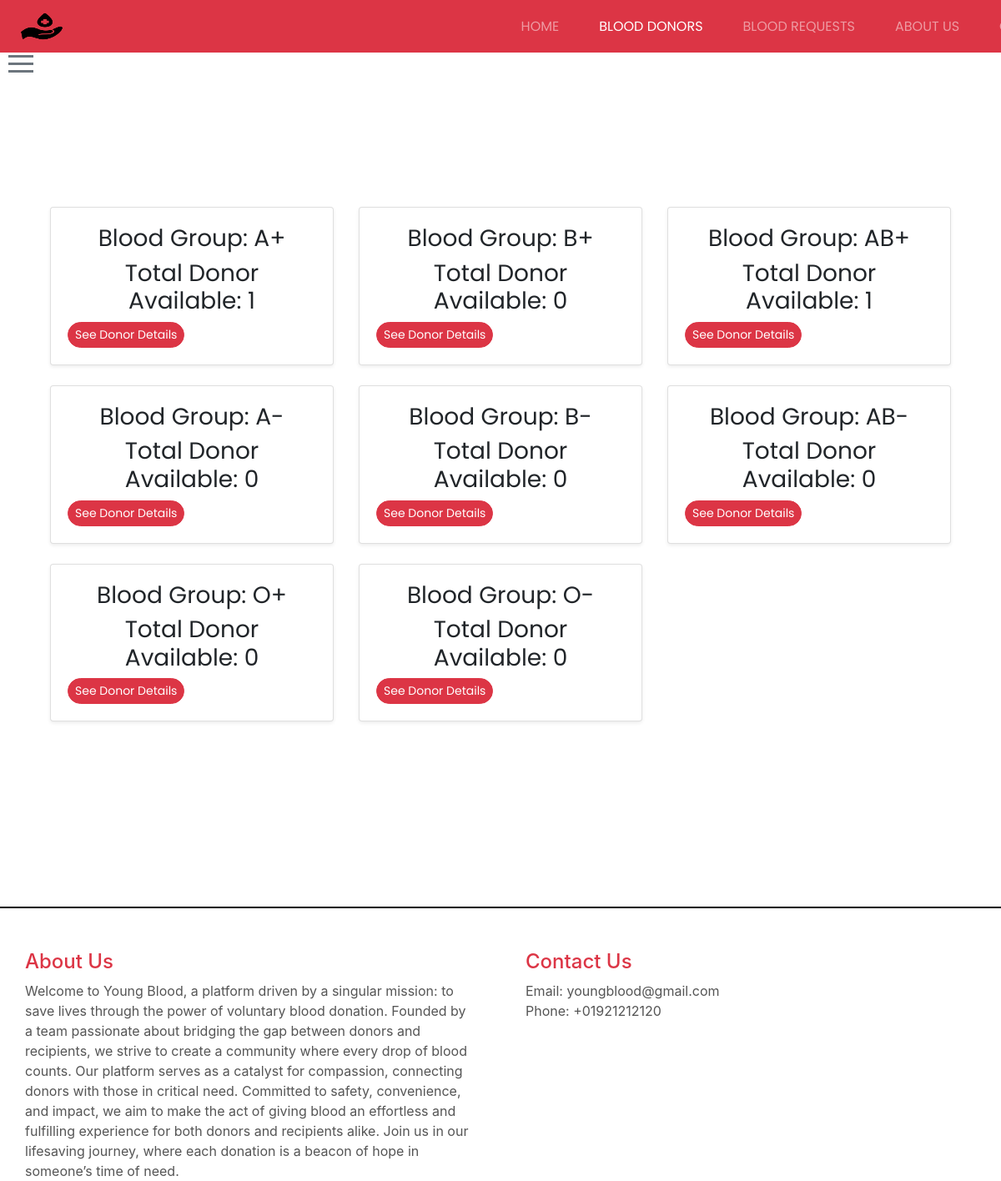
Page /available/ (signed in) on the committed database.
### my_final/models.py (models this page shows, shortened)
class BloodGroup(models.Model):
    name = models.CharField(max_length=5)

### my_final/views.py (the view)
# urls.py: path('available/', views.available, name="available"),
@login_required
def available(request):
    all_group = BloodGroup.objects.annotate(total=Count('userextend'))
    return render(request, 'available.html',{"all_group":all_group})

### my_final/templates/available.html (shortened to what this page needs)
{% extends 'base.html' %}
{%load static%}
{% block content %}
  <main role="main">
    <div class="album py-5 bg-red">
      <div class="container">
        <div class="row">
          {% for i in all_group %}
          <div class="col-md-4">
            <div class="card mb-4 shadow-sm">
              <div class="card-body">
                <h3 class="card-text">Blood Group: {{i.name}}</h3>
                <h3 class="card-text">Total Donor Available: {{i.total}}</h3>
                <div class="d-flex justify-content-between align-items-center">
                  <div class="btn-group">
                    <a href="{% url 'group' i.id %}" class="btn btn-sm btn-danger">See Donor Details</a>
                  </div>
                </div>
              </div>
            </div>
          </div>
          {% endfor %}
        </div>
      </div>
    </div>
  </main>
{% endblock %}
{% block logo %}
    <img src="{% static 'brand1.png' %}" class="brand-pic" alt="Other Logo">
{% endblock %}

### my_final/templates/base.html (shortened to what this page needs)
{% load static %}
<!DOCTYPE html>
<html lang="en">
<head>
  <link rel="stylesheet" href="https://stackpath.bootstrapcdn.com/bootstrap/4.5.2/css/bootstrap.min.css">
  {% load static %}
</head>
<body>
  <nav class="navbar navbar-expand-lg navbar-dark bg-danger">
    <a class="navbar-brand" href="{% url 'home' %}">
      {% block logo %}<img src="{% static 'brand1.png' %}" class="brand-pic" alt="Brand Image">{% endblock %}
  </a>
    <div class="collapse navbar-collapse" id="navbarNav">
      <ul class="navbar-nav mr-auto">
        <li class="nav-item{% if request.path == '/' %} active{% endif %}">
          <a class="nav-link{% if request.path == '/' %} active{% endif %}" href="{% if user.is_donor %}{% url 'donpage' %}{% elif user.is_patient %}{% url 'patpage' %}{% else %}{% url 'donpage' %}{% endif %}">HOME</a>
        </li>
        <li class="nav-item{% if request.path == '/available/' %} active{% endif %}">
          <a class="nav-link{% if request.path == '/available/' %} active{% endif %}" href="{% url 'available' %}">BLOOD DONORS</a>
        </li>
        <li class="nav-item{% if request.path == '/allrequest/' %} active{% endif %}">
          <a class="nav-link{% if request.path == '/allrequest/' %} active{% endif %}" href="{% url 'allrequest' %}">BLOOD REQUESTS</a>
        </li>
        <li class="nav-item{% if request.path == '#about-us' %} active{% endif %}">
          <a class="nav-link{% if request.path == '#about-us' %} active{% endif %}" href="#about-us">ABOUT US</a>
        </li>
        <li class="nav-item{% if request.path == '#contact-us' %} active{% endif %}">
          <a class="nav-link{% if request.path == '#contact-us' %} active{% endif %}" href="#contact-us">CONTACT US</a>
        </li>
      </ul>
    </div>
  </nav>
<div class="burger-icon" onclick="toggleSidebar()">
  <div class="bar"></div>
  <div class="bar"></div>
  <div class="bar"></div>
</div>
<div class="container center-content">
  {% block content %}
  {% endblock %}
</div>
<footer>
  <div class="footer-container">
    <div class="about-us" id="about-us">
      <h2>About Us</h2>
      <p>Welcome to Young Blood, a platform driven by a singular mission: to save lives through the power of voluntary blood donation. Founded by a team passionate about bridging the gap between donors and recipients, we strive to create a community where every drop of blood counts. Our platform serves as a catalyst for compassion, connecting donors with those in critical need. Committed to safety, convenience, and impact, we aim to make the act of giving blood an effortless and fulfilling experience for both donors and recipients alike. Join us in our lifesaving journey, where each donation is a beacon of hope in someone’s time of need.</p>
    </div>
    <div class="contact-us" id="contact-us">
      <h2>Contact Us</h2>
      <p>Email: youngblood@gmail.com<br>Phone: +01921212120</p>
    </div>
  </div>
</footer>
</body>
</html>

### my_final/templates/base.html (style rules this page uses)
.navbar { position: fixed; font-family: "Poppins", sans-serif; top:0; width: 100%; z-index: 1000; background-color: #333; }
.collapse { display: flex; flex: 1; align-items: center; justify-content: center; gap: 3rem; }
.navbar-dark .navbar-brand { color: white; }
.navbar-brand { margin-left: 1%; transform: translateX(-10%); font-weight: 800; font-size: 1.25rem; color: #202020; transition: transform 0.3s ease; }
.nav-item { color: #6c757d; }
.navbar-nav { transform: translateX(75%); font-family: "Poppins", sans-serif; font-size: 1rem; font-weight: 600; color: #202020; gap: 2rem; }
.navbar a.nav-link { position: relative; color: #6c757d; text-decoration: none; transition: transform 0.3s ease; }
.btn { border-radius: 20px; font-family: "Poppins", sans-serif; }
.navbar a.nav-link.active { border-bottom: none; }
.burger-icon { cursor: pointer; position: fixed; left: 10px; top: 60px; z-index: 1200; }
.burger-icon .bar { width: 30px; height: 3px; background-color: #6c757d; margin: 6px 0; transition: 0.4s; }
.center-content { margin-top: 65px; text-align: center; }
.navbar-collapse { justify-content: center; }
footer { border-top: 2px solid black; margin-top: 100px; background-color:none; padding: 30px 0; color: white; }
.footer-container { display: flex; justify-content: space-around; align-items: flex-start; max-width: 1200px; margin: 0 auto; }
.about-us, .contact-us { margin-top: 20px; width: 45%; height: 50px; margin-bottom: 20px; }
h2 { font-size: 1.5em; color: #dc3545; }
p { font-size: 1em; color: #555; }
.brand-pic { width: 55px; height: 37px; }

### my_final/templates/available.html (style rules this page uses)
footer { border-top: 2px solid black; margin-top: 150px; background-color:none; padding: 30px 0; }
.footer-container { display: flex; justify-content: space-around; align-items: flex-start; max-width: 1200px; margin: 0 auto; }
.about-us, .contact-us { width: 45%; margin-bottom: 20px; }
h2 { font-size: 1.5em; color: #dc3545; }
p { font-size: 1em; color: #555; }
.card-text { font-family: "Poppins", sans-serif; }
.container { margin-top: 100px; }

### rows in the picture
BloodGroup: name "A+", total "1"
BloodGroup: name "B+", total "0"
BloodGroup: name "AB+", total "1"
BloodGroup: name "A-", total "0"
BloodGroup: name "B-", total "0"
BloodGroup: name "AB-", total "0"
BloodGroup: name "O+", total "0"
BloodGroup: name "O-", total "0"
